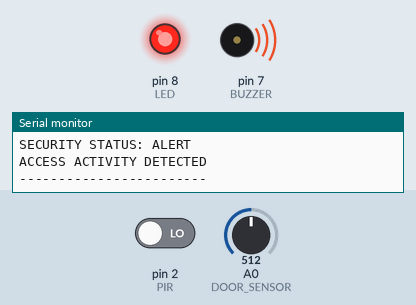
Recording of a sketch running on a simulated Arduino Uno, built with avr-gcc and run on an emulated ATmega328P. On the bench: output pins drawn as LEDs (lit = HIGH), buzzer (waves = sounding, pin HIGH), the last lines printed to the serial monitor. The inputs (shaded band) are chosen by the test bench; at power-on: A0 (DOOR_SENSOR) = 512, pin 2 (PIR) LOW.

Above: at 1.9 s.
2.0 s: A0 (DOOR_SENSOR) set to 491
At 3.4 s:
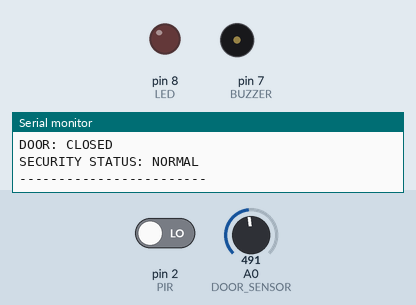
3.7 s: pin 2 (PIR) driven HIGH
At 5.3 s:
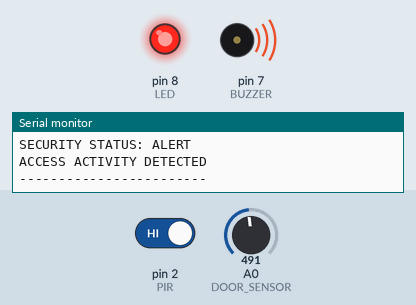
6.9 s: pin 2 (PIR) driven LOW
At 8.4 s:
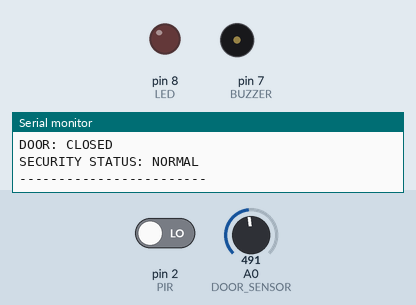
9.0 s: A0 (DOOR_SENSOR) set to 510
At 10.1 s:
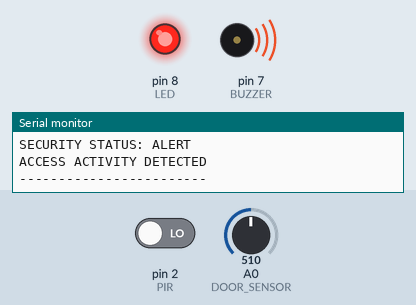
Timing chart, 0 to 12.0 s (numbered marks = the images above; inputs shaded):
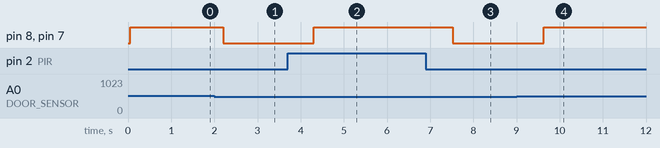

The sketch:

sketch.ino
```cpp
#define PIR 2
#define DOOR_SENSOR A0
#define LED 8
#define BUZZER 7

int motionValue;
int doorValue;

void setup()
{
  Serial.begin(9600);

  pinMode(PIR, INPUT);
  pinMode(DOOR_SENSOR, INPUT);
  pinMode(LED, OUTPUT);
  pinMode(BUZZER, OUTPUT);

  Serial.println("PROPERTY SECURITY SYSTEM");
  Serial.println("------------------------");
}

void loop()
{
  motionValue = digitalRead(PIR);
  doorValue = analogRead(DOOR_SENSOR);

  Serial.println("\n--- SECURITY DETAILS ---");

  if (motionValue == HIGH)
    Serial.println("MOTION: DETECTED");
  else
    Serial.println("MOTION: NOT DETECTED");

  if (doorValue > 500)
    Serial.println("DOOR: OPEN");
  else
    Serial.println("DOOR: CLOSED");

  if (motionValue == HIGH || doorValue > 500)
  {
    digitalWrite(LED, HIGH);
    digitalWrite(BUZZER, HIGH);

    Serial.println("SECURITY STATUS: ALERT");
    Serial.println("ACCESS ACTIVITY DETECTED");
  }
  else
  {
    digitalWrite(LED, LOW);
    digitalWrite(BUZZER, LOW);

    Serial.println("SECURITY STATUS: NORMAL");
  }

  Serial.println("------------------------");

  delay(1000);
}
```

Measured:
- the behaviour switches between 501 and 500 on A0 (DOOR_SENSOR) (found by bisection; images 0 and 1)
- after the input at 2.0 s, pin 8 (LED), pin 7 (BUZZER): HIGH → LOW after 0.20 s
- after the input at 3.7 s, pin 8 (LED), pin 7 (BUZZER): LOW → HIGH after 0.61 s
- after the input at 6.9 s, pin 8 (LED), pin 7 (BUZZER): HIGH → LOW after 0.63 s
- after the input at 9.0 s, pin 8 (LED), pin 7 (BUZZER): LOW → HIGH after 0.63 s
